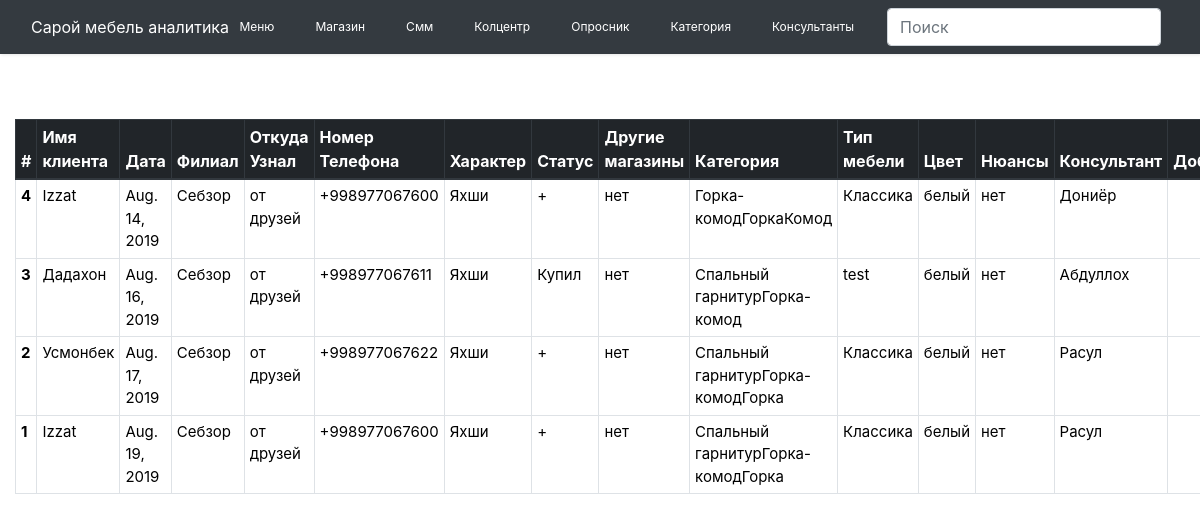
Page /category/3/ on the earlier database version.
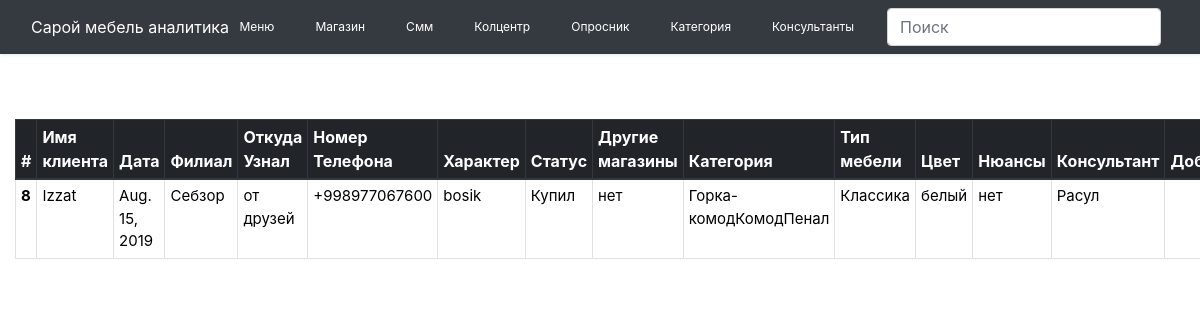
Same page on the later database version.
### Questionnaire/models.py (models this page shows, shortened)
class Visited(models.Model):
    category = models.ManyToManyField(Category, blank=True, related_name='post_category')
    name_furniture = models.CharField(max_length=255, blank=True, default="")
    type_furniture = models.CharField(max_length=255, blank=True, default="")
    model_furniture = models.CharField(max_length=255, blank=True, default="")
    color = models.CharField(max_length=255, blank=True, default="")
    nuance = models.CharField(max_length=255, blank=True, default="нет")
    date = models.DateField(blank=True, null=True)
    filial = models.ForeignKey(Filial, on_delete=models.CASCADE, max_length=255, related_name='post_filial', blank=True,
                               default="")
    other_shop = models.CharField(max_length=255, blank=True, default="")
    find_out = models.CharField(max_length=255, blank=True, default="")
    consultant = models.ForeignKey(Consultant, on_delete=models.CASCADE, related_name='post_consultant')
    visitor = models.ForeignKey(CustomerInformation, on_delete=models.CASCADE, max_length=255, blank=True, null=True,
                                related_name='visitors')
    class Meta:
        ordering = ['date']

class CustomerInformation(models.Model):
    name = models.CharField(max_length=255, blank=True, default="")
    phone_number = models.CharField(max_length=255, blank=True, default="")
    character = models.CharField(max_length=255, blank=True, default="")
    status = models.CharField(max_length=255, blank=True, default="")
    nuance = models.CharField(max_length=255, blank=True, default="")
    is_called = models.BooleanField(default=False)
    class Meta:
        ordering = ['-id']

class Filial(models.Model):
    name = models.CharField(max_length=255, blank=True, default="")
    def __str__(self):
        return self.name

class Category(models.Model):
    name = models.CharField(max_length=255, blank=True, default="")
    def __str__(self):
        return self.name

class Consultant(models.Model):
    name = models.CharField(max_length=255, blank=True, default="")
    image = models.ImageField(upload_to='images', blank=True, default='default.png')
    def __str__(self):
        return self.name

### Questionnaire/views.py (the view)
# urls.py: path('category/<int:pk>/', CategoryDetailView.as_view(), name='category_detail'),
class CategoryDetailView(View):
    def get(self, request, pk):
        category = Category.objects.get(pk=pk)
        print(category)
        return render(request, 'Questionnaire/category_detail.html', context={'category': category})

### Questionnaire/templatetags/abdulla.py (called while the page is built)
@register.simple_tag(name='category')
def get_Category():
    category = Category.objects.all()
    return category

@register.simple_tag(name='consultants')
def get_Consultant():
    consultant = Consultant.objects.all()
    return consultant

### templates/Questionnaire/category_detail.html (shortened to what this page needs)
{% extends 'base.html' %}
{% block content %}
    <div class="container-fluid" style="margin-top: 25px">
            <table class="table table-bordered ">
          <thead class="thead-dark" >
            <tr>
              <th scope="col">#</th>
              <th scope="col">Имя клиента</th>
              <th scope="col">Дата</th>
              <th scope="col">Филиал</th>
              <th scope="col">Откуда Узнал</th>
              <th scope="col">Номер Телефона</th>
              <th scope="col">Характер</th>
              <th scope="col">Статус</th>
              <th scope="col">Другие магазины</th>
              <th scope="col">Категория</th>
              <th scope="col">Тип мебели </th>
              <th scope="col">Цвет</th>
              <th scope="col">Нюансы </th>
              <th scope="col">Консультант </th>
              <th scope="col">Добавлено </th>
            </tr>
          </thead>
          <tbody id="tbody">
          {% for post in category.post_category.all %}
              <tr>
              <th scope="row">
                  {{ post.id }}</th>
              <td>{{ post.visitor.name }}</td>
              <td>{{ post.date }}</td>
              <td>{{ post.filial }}</td>
              <td>{{ post.find_out }}</td>
              <td>{{ post.visitor.phone_number }}</td>
              <td>{{ post.visitor.character }}</td>
              <td>{{ post.visitor.status }}</td>
              <td>{{ post.other_shop }}</td>
              <td>{% for post in post.category.all %}{{ post }}{% endfor %}</td>
              <td>{{ post.type_furniture }}</td>
              <td>{{ post.color }}</td>
              <td>{{ post.nuance }}</td>
              <td>{{ post.consultant }}</td>
              <td>{{ post.date_pub }}</td>
            </tr>
           {% endfor %}
  </tbody>
</table>
    </div>
{% endblock %}

Differences in the rows shown:
removed Visited: id "4", visitor.name "Izzat", date "Aug. 14, 2019", filial "Себзор", find_out "от друзей", visitor.phone_number "+998977067600", visitor.character "Яхши", visitor.status "+", other_shop "нет", type_furniture "Классика", color "белый", nuance "нет", consultant "Дониёр", Category (name "Горка-комод"), Category (name "Комод")
no longer on this page (row unchanged): Category: name "Горка"
removed Visited: id "3", visitor.name "Дадахон", date "Aug. 16, 2019", filial "Себзор", find_out "от друзей", visitor.phone_number "+998977067611", visitor.character "Яхши", visitor.status "Купил", other_shop "нет", type_furniture "test", color "белый", nuance "нет", consultant "Абдуллох", Category (name "Горка-комод")
no longer on this page (row unchanged): Category: name "Спальный гарнитур"
removed Visited: id "2", visitor.name "Усмонбек", date "Aug. 17, 2019", filial "Себзор", find_out "от друзей", visitor.phone_number "+998977067622", visitor.character "Яхши", visitor.status "+", other_shop "нет", type_furniture "Классика", color "белый", nuance "нет", consultant "Расул", Category (name "Горка-комод")
removed Visited: id "1", visitor.name "Izzat", date "Aug. 19, 2019", filial "Себзор", find_out "от друзей", visitor.phone_number "+998977067600", visitor.character "Яхши", visitor.status "+", other_shop "нет", type_furniture "Классика", color "белый", nuance "нет", consultant "Расул", Category (name "Горка-комод")
added Visited: id "8", visitor.name "Izzat", date "Aug. 15, 2019", filial "Себзор", find_out "от друзей", visitor.phone_number "+998977067600", visitor.character "bosik", visitor.status "Купил", other_shop "нет", type_furniture "Классика", color "белый", nuance "нет", consultant "Расул", Category (name "Горка-комод"), Category (name "Комод")
now on this page (row unchanged): Category: name "Пенал", shown under "8"
